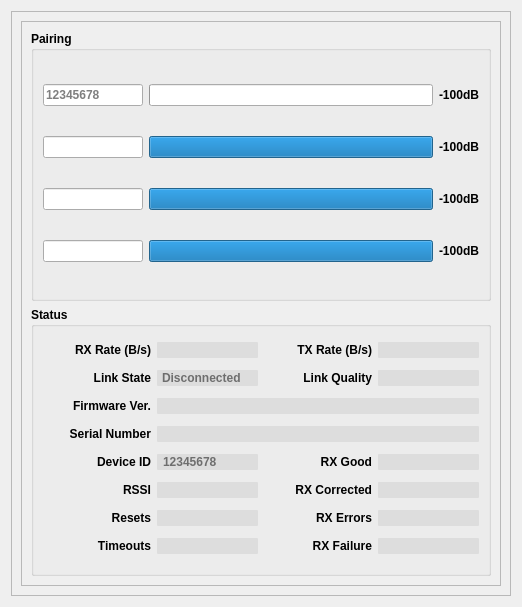
<?xml version="1.0" encoding="UTF-8"?>
<ui version="4.0">
 <class>TauLink</class>
 <widget class="QWidget" name="TauLink">
  <property name="geometry">
   <rect>
    <x>0</x>
    <y>0</y>
    <width>522</width>
    <height>607</height>
   </rect>
  </property>
  <property name="windowTitle">
   <string>Form</string>
  </property>
  <layout class="QVBoxLayout" name="verticalLayout_3">
   <item>
    <widget class="QFrame" name="frame_3">
     <property name="frameShape">
      <enum>QFrame::StyledPanel</enum>
     </property>
     <property name="frameShadow">
      <enum>QFrame::Raised</enum>
     </property>
     <layout class="QGridLayout" name="gridLayout">
      <item row="0" column="0">
       <widget class="QFrame" name="frame_2">
        <property name="frameShape">
         <enum>QFrame::StyledPanel</enum>
        </property>
        <property name="frameShadow">
         <enum>QFrame::Raised</enum>
        </property>
        <layout class="QVBoxLayout" name="verticalLayout_2">
         <item>
          <widget class="QGroupBox" name="groupBox_2">
           <property name="sizePolicy">
            <sizepolicy hsizetype="Preferred" vsizetype="Minimum">
             <horstretch>0</horstretch>
             <verstretch>0</verstretch>
            </sizepolicy>
           </property>
           <property name="font">
            <font>
             <weight>75</weight>
             <bold>true</bold>
            </font>
           </property>
           <property name="title">
            <string>Pairing</string>
           </property>
           <layout class="QGridLayout" name="gridLayout_3">
            <item row="3" column="0">
             <widget class="QLineEdit" name="PairID4">
              <property name="maximumSize">
               <size>
                <width>100</width>
                <height>16777215</height>
               </size>
              </property>
             </widget>
            </item>
            <item row="3" column="2">
             <widget class="QLabel" name="PairSignalStrengthLabel4">
              <property name="text">
               <string>-100dB</string>
              </property>
             </widget>
            </item>
            <item row="2" column="2">
             <widget class="QLabel" name="PairSignalStrengthLabel3">
              <property name="text">
               <string>-100dB</string>
              </property>
             </widget>
            </item>
            <item row="1" column="2">
             <widget class="QLabel" name="PairSignalStrengthLabel2">
              <property name="text">
               <string>-100dB</string>
              </property>
             </widget>
            </item>
            <item row="2" column="0">
             <widget class="QLineEdit" name="PairID3">
              <property name="maximumSize">
               <size>
                <width>100</width>
                <height>16777215</height>
               </size>
              </property>
             </widget>
            </item>
            <item row="3" column="1">
             <widget class="QProgressBar" name="PairSignalStrengthBar4">
              <property name="minimum">
               <number>-127</number>
              </property>
              <property name="maximum">
               <number>0</number>
              </property>
              <property name="value">
               <number>0</number>
              </property>
              <property name="textVisible">
               <bool>false</bool>
              </property>
              <property name="format">
               <string>%v dBm</string>
              </property>
             </widget>
            </item>
            <item row="2" column="1">
             <widget class="QProgressBar" name="PairSignalStrengthBar3">
              <property name="minimum">
               <number>-127</number>
              </property>
              <property name="maximum">
               <number>0</number>
              </property>
              <property name="value">
               <number>0</number>
              </property>
              <property name="textVisible">
               <bool>false</bool>
              </property>
              <property name="format">
               <string>%v dBm</string>
              </property>
             </widget>
            </item>
            <item row="0" column="1">
             <widget class="QProgressBar" name="PairSignalStrengthBar1">
              <property name="minimum">
               <number>-127</number>
              </property>
              <property name="maximum">
               <number>0</number>
              </property>
              <property name="value">
               <number>-127</number>
              </property>
              <property name="textVisible">
               <bool>false</bool>
              </property>
              <property name="format">
               <string>%v dBm</string>
              </property>
             </widget>
            </item>
            <item row="1" column="0">
             <widget class="QLineEdit" name="PairID2">
              <property name="maximumSize">
               <size>
                <width>100</width>
                <height>16777215</height>
               </size>
              </property>
             </widget>
            </item>
            <item row="0" column="2">
             <widget class="QLabel" name="PairSignalStrengthLabel1">
              <property name="text">
               <string>-100dB</string>
              </property>
             </widget>
            </item>
            <item row="0" column="0">
             <widget class="QLineEdit" name="PairID1">
              <property name="maximumSize">
               <size>
                <width>100</width>
                <height>16777215</height>
               </size>
              </property>
              <property name="placeholderText">
               <string>12345678</string>
              </property>
             </widget>
            </item>
            <item row="1" column="1">
             <widget class="QProgressBar" name="PairSignalStrengthBar2">
              <property name="minimum">
               <number>-127</number>
              </property>
              <property name="maximum">
               <number>0</number>
              </property>
              <property name="value">
               <number>0</number>
              </property>
              <property name="textVisible">
               <bool>false</bool>
              </property>
              <property name="format">
               <string>%v dBm</string>
              </property>
             </widget>
            </item>
           </layout>
          </widget>
         </item>
         <item>
          <widget class="QGroupBox" name="groupBox_3">
           <property name="minimumSize">
            <size>
             <width>430</width>
             <height>0</height>
            </size>
           </property>
           <property name="font">
            <font>
             <weight>75</weight>
             <bold>true</bold>
            </font>
           </property>
           <property name="title">
            <string>Status</string>
           </property>
           <layout class="QGridLayout" name="gridLayout_4">
            <item row="0" column="3">
             <widget class="QLineEdit" name="TXRate">
              <property name="minimumSize">
               <size>
                <width>0</width>
                <height>0</height>
               </size>
              </property>
              <property name="maximumSize">
               <size>
                <width>101</width>
                <height>16777215</height>
               </size>
              </property>
              <property name="font">
               <font>
                <weight>75</weight>
                <bold>true</bold>
               </font>
              </property>
              <property name="styleSheet">
               <string notr="true">QLineEdit {
  border: none;
  border-radius: 1px;
  padding: 0 4px;
  background: rgba(0, 0, 0, 16);
/*  background: transparent; */
/*     selection-background-color: darkgray;*/
}</string>
              </property>
              <property name="frame">
               <bool>false</bool>
              </property>
              <property name="readOnly">
               <bool>true</bool>
              </property>
             </widget>
            </item>
            <item row="0" column="1">
             <widget class="QLineEdit" name="RXRate">
              <property name="maximumSize">
               <size>
                <width>101</width>
                <height>16777215</height>
               </size>
              </property>
              <property name="font">
               <font>
                <weight>75</weight>
                <bold>true</bold>
               </font>
              </property>
              <property name="styleSheet">
               <string notr="true">QLineEdit {
  border: none;
  border-radius: 1px;
  padding: 0 4px;
  background: rgba(0, 0, 0, 16);
/*  background: transparent; */
/*     selection-background-color: darkgray;*/
}</string>
              </property>
              <property name="frame">
               <bool>false</bool>
              </property>
              <property name="readOnly">
               <bool>true</bool>
              </property>
             </widget>
            </item>
            <item row="0" column="0">
             <widget class="QLabel" name="RXRateLabel">
              <property name="text">
               <string>RX Rate (B/s)</string>
              </property>
              <property name="alignment">
               <set>Qt::AlignRight|Qt::AlignTrailing|Qt::AlignVCenter</set>
              </property>
             </widget>
            </item>
            <item row="5" column="0">
             <widget class="QLabel" name="RSSILabel">
              <property name="text">
               <string>RSSI</string>
              </property>
              <property name="alignment">
               <set>Qt::AlignRight|Qt::AlignTrailing|Qt::AlignVCenter</set>
              </property>
             </widget>
            </item>
            <item row="5" column="1">
             <widget class="QLineEdit" name="RSSI">
              <property name="minimumSize">
               <size>
                <width>0</width>
                <height>0</height>
               </size>
              </property>
              <property name="maximumSize">
               <size>
                <width>101</width>
                <height>16777215</height>
               </size>
              </property>
              <property name="font">
               <font>
                <weight>75</weight>
                <bold>true</bold>
               </font>
              </property>
              <property name="styleSheet">
               <string notr="true">QLineEdit {
  border: none;
  border-radius: 1px;
  padding: 0 4px;
  background: rgba(0, 0, 0, 16);
/*  background: transparent; */
/*     selection-background-color: darkgray;*/
}</string>
              </property>
              <property name="readOnly">
               <bool>true</bool>
              </property>
             </widget>
            </item>
            <item row="1" column="1">
             <widget class="QLineEdit" name="LinkState">
              <property name="sizePolicy">
               <sizepolicy hsizetype="Expanding" vsizetype="Fixed">
                <horstretch>0</horstretch>
                <verstretch>0</verstretch>
               </sizepolicy>
              </property>
              <property name="minimumSize">
               <size>
                <width>0</width>
                <height>0</height>
               </size>
              </property>
              <property name="maximumSize">
               <size>
                <width>101</width>
                <height>16777215</height>
               </size>
              </property>
              <property name="font">
               <font>
                <weight>75</weight>
                <bold>true</bold>
               </font>
              </property>
              <property name="toolTip">
               <string>The modems current state</string>
              </property>
              <property name="styleSheet">
               <string notr="true">QLineEdit {
  border: none;
  border-radius: 1px;
  padding: 0 3px;
  background: rgba(0, 0, 0, 16);
/*  background: transparent; */
/*     selection-background-color: darkgray;*/
}</string>
              </property>
              <property name="alignment">
               <set>Qt::AlignLeading|Qt::AlignLeft|Qt::AlignVCenter</set>
              </property>
              <property name="readOnly">
               <bool>true</bool>
              </property>
              <property name="placeholderText">
               <string>Disconnected</string>
              </property>
             </widget>
            </item>
            <item row="1" column="3">
             <widget class="QLineEdit" name="LinkQuality">
              <property name="maximumSize">
               <size>
                <width>101</width>
                <height>16777215</height>
               </size>
              </property>
              <property name="font">
               <font>
                <weight>75</weight>
                <bold>true</bold>
               </font>
              </property>
              <property name="styleSheet">
               <string notr="true">QLineEdit {
  border: none;
  border-radius: 1px;
  padding: 0 4px;
  background: rgba(0, 0, 0, 16);
/*  background: transparent; */
/*     selection-background-color: darkgray;*/
}</string>
              </property>
              <property name="frame">
               <bool>false</bool>
              </property>
              <property name="readOnly">
               <bool>true</bool>
              </property>
             </widget>
            </item>
            <item row="1" column="2">
             <widget class="QLabel" name="LinkQualityLabel">
              <property name="text">
               <string>Link Quality</string>
              </property>
              <property name="alignment">
               <set>Qt::AlignRight|Qt::AlignTrailing|Qt::AlignVCenter</set>
              </property>
             </widget>
            </item>
            <item row="7" column="2">
             <widget class="QLabel" name="RxFailureLabel">
              <property name="text">
               <string>RX Failure</string>
              </property>
              <property name="alignment">
               <set>Qt::AlignRight|Qt::AlignTrailing|Qt::AlignVCenter</set>
              </property>
             </widget>
            </item>
            <item row="2" column="0">
             <widget class="QLabel" name="label_9">
              <property name="text">
               <string>Firmware Ver.</string>
              </property>
              <property name="alignment">
               <set>Qt::AlignRight|Qt::AlignTrailing|Qt::AlignVCenter</set>
              </property>
             </widget>
            </item>
            <item row="5" column="3">
             <widget class="QLineEdit" name="Corrected">
              <property name="sizePolicy">
               <sizepolicy hsizetype="Preferred" vsizetype="Fixed">
                <horstretch>0</horstretch>
                <verstretch>0</verstretch>
               </sizepolicy>
              </property>
              <property name="minimumSize">
               <size>
                <width>0</width>
                <height>0</height>
               </size>
              </property>
              <property name="maximumSize">
               <size>
                <width>101</width>
                <height>16777215</height>
               </size>
              </property>
              <property name="font">
               <font>
                <weight>75</weight>
                <bold>true</bold>
               </font>
              </property>
              <property name="toolTip">
               <string>The percentage of packets that were corrected with error correction</string>
              </property>
              <property name="styleSheet">
               <string notr="true">QLineEdit {
  border: none;
  border-radius: 1px;
  padding: 0 4px;
  background: rgba(0, 0, 0, 16);
/*  background: transparent; */
/*     selection-background-color: darkgray;*/
}</string>
              </property>
              <property name="alignment">
               <set>Qt::AlignLeading|Qt::AlignLeft|Qt::AlignVCenter</set>
              </property>
              <property name="readOnly">
               <bool>true</bool>
              </property>
             </widget>
            </item>
            <item row="7" column="3">
             <widget class="QLineEdit" name="RxFailure">
              <property name="sizePolicy">
               <sizepolicy hsizetype="Preferred" vsizetype="Fixed">
                <horstretch>0</horstretch>
                <verstretch>0</verstretch>
               </sizepolicy>
              </property>
              <property name="minimumSize">
               <size>
                <width>0</width>
                <height>0</height>
               </size>
              </property>
              <property name="maximumSize">
               <size>
                <width>101</width>
                <height>16777215</height>
               </size>
              </property>
              <property name="font">
               <font>
                <weight>75</weight>
                <bold>true</bold>
               </font>
              </property>
              <property name="toolTip">
               <string>The percentage of packets that were not received at all</string>
              </property>
              <property name="styleSheet">
               <string notr="true">QLineEdit {
  border: none;
  border-radius: 1px;
  padding: 0 4px;
  background: rgba(0, 0, 0, 16);
/*  background: transparent; */
/*     selection-background-color: darkgray;*/
}</string>
              </property>
              <property name="alignment">
               <set>Qt::AlignLeading|Qt::AlignLeft|Qt::AlignVCenter</set>
              </property>
              <property name="readOnly">
               <bool>true</bool>
              </property>
             </widget>
            </item>
            <item row="6" column="3">
             <widget class="QLineEdit" name="Errors">
              <property name="sizePolicy">
               <sizepolicy hsizetype="Preferred" vsizetype="Fixed">
                <horstretch>0</horstretch>
                <verstretch>0</verstretch>
               </sizepolicy>
              </property>
              <property name="maximumSize">
               <size>
                <width>101</width>
                <height>16777215</height>
               </size>
              </property>
              <property name="font">
               <font>
                <weight>75</weight>
                <bold>true</bold>
               </font>
              </property>
              <property name="toolTip">
               <string>The percentage of packets that could not be corrected with error correction</string>
              </property>
              <property name="styleSheet">
               <string notr="true">QLineEdit {
  border: none;
  border-radius: 1px;
  padding: 0 4px;
  background: rgba(0, 0, 0, 16);
/*  background: transparent; */
/*     selection-background-color: darkgray;*/
}</string>
              </property>
              <property name="alignment">
               <set>Qt::AlignLeading|Qt::AlignLeft|Qt::AlignVCenter</set>
              </property>
              <property name="readOnly">
               <bool>true</bool>
              </property>
             </widget>
            </item>
            <item row="4" column="2">
             <widget class="QLabel" name="GoodLabel">
              <property name="text">
               <string>RX Good</string>
              </property>
              <property name="alignment">
               <set>Qt::AlignRight|Qt::AlignTrailing|Qt::AlignVCenter</set>
              </property>
             </widget>
            </item>
            <item row="4" column="0">
             <widget class="QLabel" name="DeviceIDLabel">
              <property name="text">
               <string>Device ID</string>
              </property>
              <property name="alignment">
               <set>Qt::AlignRight|Qt::AlignTrailing|Qt::AlignVCenter</set>
              </property>
             </widget>
            </item>
            <item row="4" column="3">
             <widget class="QLineEdit" name="Good">
              <property name="sizePolicy">
               <sizepolicy hsizetype="Preferred" vsizetype="Fixed">
                <horstretch>0</horstretch>
                <verstretch>0</verstretch>
               </sizepolicy>
              </property>
              <property name="minimumSize">
               <size>
                <width>0</width>
                <height>0</height>
               </size>
              </property>
              <property name="maximumSize">
               <size>
                <width>101</width>
                <height>16777215</height>
               </size>
              </property>
              <property name="font">
               <font>
                <weight>75</weight>
                <bold>true</bold>
               </font>
              </property>
              <property name="toolTip">
               <string>The percentage of packets that were corrected with error correction</string>
              </property>
              <property name="styleSheet">
               <string notr="true">QLineEdit {
  border: none;
  border-radius: 1px;
  padding: 0 4px;
  background: rgba(0, 0, 0, 16);
/*  background: transparent; */
/*     selection-background-color: darkgray;*/
}</string>
              </property>
              <property name="alignment">
               <set>Qt::AlignLeading|Qt::AlignLeft|Qt::AlignVCenter</set>
              </property>
              <property name="readOnly">
               <bool>true</bool>
              </property>
             </widget>
            </item>
            <item row="6" column="2">
             <widget class="QLabel" name="ErrorsLabel">
              <property name="text">
               <string>RX Errors</string>
              </property>
              <property name="alignment">
               <set>Qt::AlignRight|Qt::AlignTrailing|Qt::AlignVCenter</set>
              </property>
             </widget>
            </item>
            <item row="4" column="1">
             <widget class="QLineEdit" name="DeviceID">
              <property name="minimumSize">
               <size>
                <width>0</width>
                <height>0</height>
               </size>
              </property>
              <property name="maximumSize">
               <size>
                <width>101</width>
                <height>16777215</height>
               </size>
              </property>
              <property name="font">
               <font>
                <weight>75</weight>
                <bold>true</bold>
               </font>
              </property>
              <property name="styleSheet">
               <string notr="true">QLineEdit {
  border: none;
  border-radius: 1px;
  padding: 0 4px;
  background: rgba(0, 0, 0, 16);
/*  background: transparent; */
/*     selection-background-color: darkgray;*/
}</string>
              </property>
              <property name="frame">
               <bool>false</bool>
              </property>
              <property name="alignment">
               <set>Qt::AlignLeading|Qt::AlignLeft|Qt::AlignVCenter</set>
              </property>
              <property name="readOnly">
               <bool>true</bool>
              </property>
              <property name="placeholderText">
               <string>12345678</string>
              </property>
             </widget>
            </item>
            <item row="3" column="0">
             <widget class="QLabel" name="label_2">
              <property name="text">
               <string>Serial Number</string>
              </property>
              <property name="alignment">
               <set>Qt::AlignRight|Qt::AlignTrailing|Qt::AlignVCenter</set>
              </property>
             </widget>
            </item>
            <item row="0" column="2">
             <widget class="QLabel" name="TXRateLabel">
              <property name="text">
               <string>TX Rate (B/s)</string>
              </property>
              <property name="alignment">
               <set>Qt::AlignRight|Qt::AlignTrailing|Qt::AlignVCenter</set>
              </property>
             </widget>
            </item>
            <item row="1" column="0">
             <widget class="QLabel" name="label_11">
              <property name="text">
               <string>Link State</string>
              </property>
              <property name="alignment">
               <set>Qt::AlignRight|Qt::AlignTrailing|Qt::AlignVCenter</set>
              </property>
             </widget>
            </item>
            <item row="3" column="1" colspan="3">
             <widget class="QLineEdit" name="SerialNumber">
              <property name="sizePolicy">
               <sizepolicy hsizetype="Preferred" vsizetype="Fixed">
                <horstretch>0</horstretch>
                <verstretch>0</verstretch>
               </sizepolicy>
              </property>
              <property name="minimumSize">
               <size>
                <width>0</width>
                <height>0</height>
               </size>
              </property>
              <property name="maximumSize">
               <size>
                <width>16777215</width>
                <height>16777215</height>
               </size>
              </property>
              <property name="font">
               <font>
                <weight>75</weight>
                <italic>false</italic>
                <bold>true</bold>
               </font>
              </property>
              <property name="acceptDrops">
               <bool>false</bool>
              </property>
              <property name="toolTip">
               <string>The modems serial number</string>
              </property>
              <property name="styleSheet">
               <string notr="true">QLineEdit {
  border: none;
  border-radius: 1px;
  padding: 0 4px;
  background: rgba(0, 0, 0, 16);
/*  background: transparent; */
/*     selection-background-color: darkgray;*/
}</string>
              </property>
              <property name="frame">
               <bool>true</bool>
              </property>
              <property name="alignment">
               <set>Qt::AlignLeading|Qt::AlignLeft|Qt::AlignVCenter</set>
              </property>
              <property name="readOnly">
               <bool>true</bool>
              </property>
             </widget>
            </item>
            <item row="5" column="2">
             <widget class="QLabel" name="CorrectedLabel">
              <property name="text">
               <string>RX Corrected</string>
              </property>
              <property name="alignment">
               <set>Qt::AlignRight|Qt::AlignTrailing|Qt::AlignVCenter</set>
              </property>
             </widget>
            </item>
            <item row="2" column="1" colspan="3">
             <widget class="QLineEdit" name="FirmwareVersion">
              <property name="minimumSize">
               <size>
                <width>0</width>
                <height>0</height>
               </size>
              </property>
              <property name="maximumSize">
               <size>
                <width>16777215</width>
                <height>16777215</height>
               </size>
              </property>
              <property name="font">
               <font>
                <weight>75</weight>
                <bold>true</bold>
               </font>
              </property>
              <property name="styleSheet">
               <string notr="true">QLineEdit {
  border: none;
  border-radius: 1px;
  padding: 0 4px;
  background: rgba(0, 0, 0, 16);
/*  background: transparent; */
/*     selection-background-color: darkgray;*/
}</string>
              </property>
              <property name="frame">
               <bool>false</bool>
              </property>
              <property name="readOnly">
               <bool>true</bool>
              </property>
             </widget>
            </item>
            <item row="6" column="0">
             <widget class="QLabel" name="ResetsLabel">
              <property name="text">
               <string>Resets</string>
              </property>
              <property name="alignment">
               <set>Qt::AlignRight|Qt::AlignTrailing|Qt::AlignVCenter</set>
              </property>
             </widget>
            </item>
            <item row="6" column="1">
             <widget class="QLineEdit" name="Resets">
              <property name="minimumSize">
               <size>
                <width>0</width>
                <height>0</height>
               </size>
              </property>
              <property name="maximumSize">
               <size>
                <width>101</width>
                <height>16777215</height>
               </size>
              </property>
              <property name="font">
               <font>
                <weight>75</weight>
                <bold>true</bold>
               </font>
              </property>
              <property name="styleSheet">
               <string notr="true">QLineEdit {
  border: none;
  border-radius: 1px;
  padding: 0 4px;
  background: rgba(0, 0, 0, 16);
/*  background: transparent; */
/*     selection-background-color: darkgray;*/
}</string>
              </property>
              <property name="frame">
               <bool>false</bool>
              </property>
              <property name="readOnly">
               <bool>true</bool>
              </property>
             </widget>
            </item>
            <item row="7" column="0">
             <widget class="QLabel" name="TimeoutsLabel">
              <property name="text">
               <string>Timeouts</string>
              </property>
              <property name="alignment">
               <set>Qt::AlignRight|Qt::AlignTrailing|Qt::AlignVCenter</set>
              </property>
             </widget>
            </item>
            <item row="7" column="1">
             <widget class="QLineEdit" name="Timeouts">
              <property name="maximumSize">
               <size>
                <width>101</width>
                <height>16777215</height>
               </size>
              </property>
              <property name="font">
               <font>
                <weight>75</weight>
                <bold>true</bold>
               </font>
              </property>
              <property name="styleSheet">
               <string notr="true">QLineEdit {
  border: none;
  border-radius: 1px;
  padding: 0 4px;
  background: rgba(0, 0, 0, 16);
/*  background: transparent; */
/*     selection-background-color: darkgray;*/
}</string>
              </property>
              <property name="frame">
               <bool>false</bool>
              </property>
              <property name="readOnly">
               <bool>true</bool>
              </property>
             </widget>
            </item>
           </layout>
          </widget>
         </item>
        </layout>
       </widget>
      </item>
     </layout>
    </widget>
   </item>
  </layout>
 </widget>
 <tabstops>
  <tabstop>PairID1</tabstop>
  <tabstop>PairID2</tabstop>
  <tabstop>PairID3</tabstop>
  <tabstop>PairID4</tabstop>
  <tabstop>FirmwareVersion</tabstop>
  <tabstop>SerialNumber</tabstop>
  <tabstop>DeviceID</tabstop>
  <tabstop>Errors</tabstop>
 </tabstops>
 <resources/>
 <connections/>
</ui>
